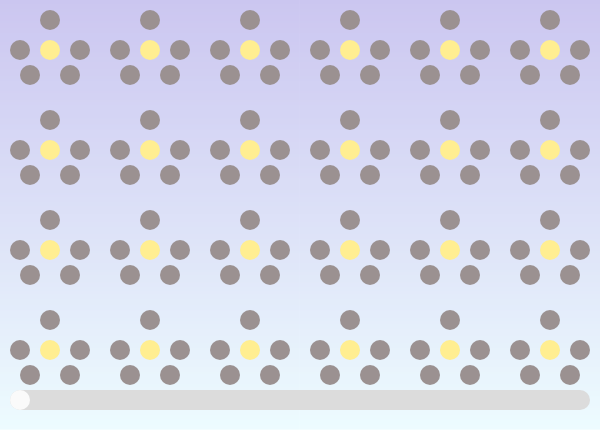
Frame 1 (no input)
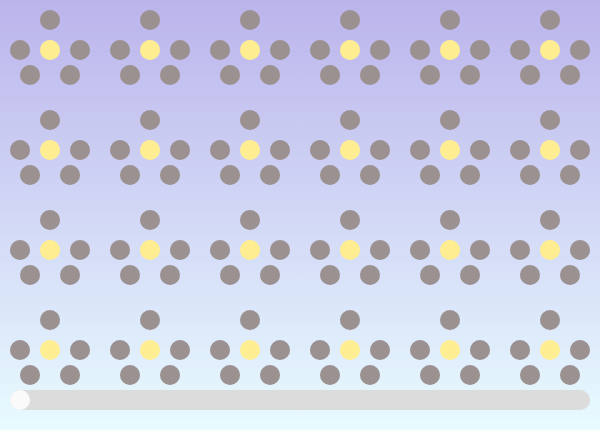
Frame 60 (no input)
Frame 120 (the mouse pressed at the canvas centre since frame 60): identical to frame 60, image omitted

The p5.js sketch that drew these frames (run headless with seeded random() and noise() and a simulated clock; from frame 60 on, the mouse is pressed at the canvas centre):

// p5.js sketch
// ── sketch.js
//slider reference
//https://editor.p5js.org/icm/sketches/H1LXU9ah

//Gradient
let c1, c2;
let acolor = [155, 145, 145];
//Slider
let xstep = 100;
let dragging = false;
let rollover = false;
let cirX = 20;
let cirY = 400;
let cirD = 20;
let sliderStart = 20;
let sliderEnd = 580;
let offsetX = 0;

function setup() {
  createCanvas(600, 430);
}

function draw() {
  //GB
  c1 = color(187, 180, 236);
  c2 = color(232, 251, 255);
  setGradient(c1, c2);
  //background(255);

  noStroke();

  //Slider
  if (dragging) {
    cirX = mouseX + offsetX;
  }
  cirX = constrain(cirX, sliderStart, sliderEnd - cirD / 2);

  fill(220);
  rect(sliderStart - 10, cirY - 10, sliderEnd, cirD, 50);

  if (dragging) {
    fill(0, 255, 0);
  } else {
    fill(250);
  }
  circle(cirX, cirY, cirD);

  let flowerD = map(cirX, sliderStart, sliderEnd - cirD / 2, 20, 140);

  //Draw flowers
  if (cirX > 350) {
    for (let i = 0; i < 6; i++) {
      for (let a = 0; a < 4; a++) {
        let shake = random(-5, 10);
        drawFlower(50 + xstep * i + shake, 50 + xstep * a + shake, flowerD);
      }
    }
  } else {
    for (let i = 0; i < 6; i++) {
      for (let a = 0; a < 4; a++) {
        drawFlower(50 + xstep * i, 50 + xstep * a, flowerD);
      }
    }
  }
}


function drawFlower(x, y, d) {
  fill(acolor);
  circle(x, y - 30, d);
  circle(x - 30, y, d);
  circle(x + 30, y, d);
  circle(x - 20, y + 25, d);
  circle(x + 20, y + 25, d);
  fill(255, 238, 145);
  circle(x, y, d);
}


//circle roller
//https://editor.p5js.org/icm/sketches/H1kCSqah
function mousePressed() {
  if (dist(mouseX, mouseY, cirX, cirY) < cirD / 2) {
    dragging = true;
    offsetX = cirX - mouseX;
  }
}


function mouseReleased() {
  dragging = false;
}


//https://p5js.org/zh-Hans/reference/#/p5/keyPressed
function keyPressed() {
  if (keyCode === LEFT_ARROW) {
    cirX = 20;
  } else if (keyCode === RIGHT_ARROW) {
    cirX = sliderEnd - cirD / 2;
  }
}

//Gradient reference
//https://editor.p5js.org/REAS/sketches/S1TNUPzim
function setGradient(c1, c2) {
  noFill();
  for (var canvasy = 0; canvasy < height; canvasy++) {
    var inter = map(canvasy, 0, height, 0, 1);
    var c = lerpColor(c1, c2, inter);
    stroke(c);
    line(0, canvasy, width, canvasy);
  }
}
